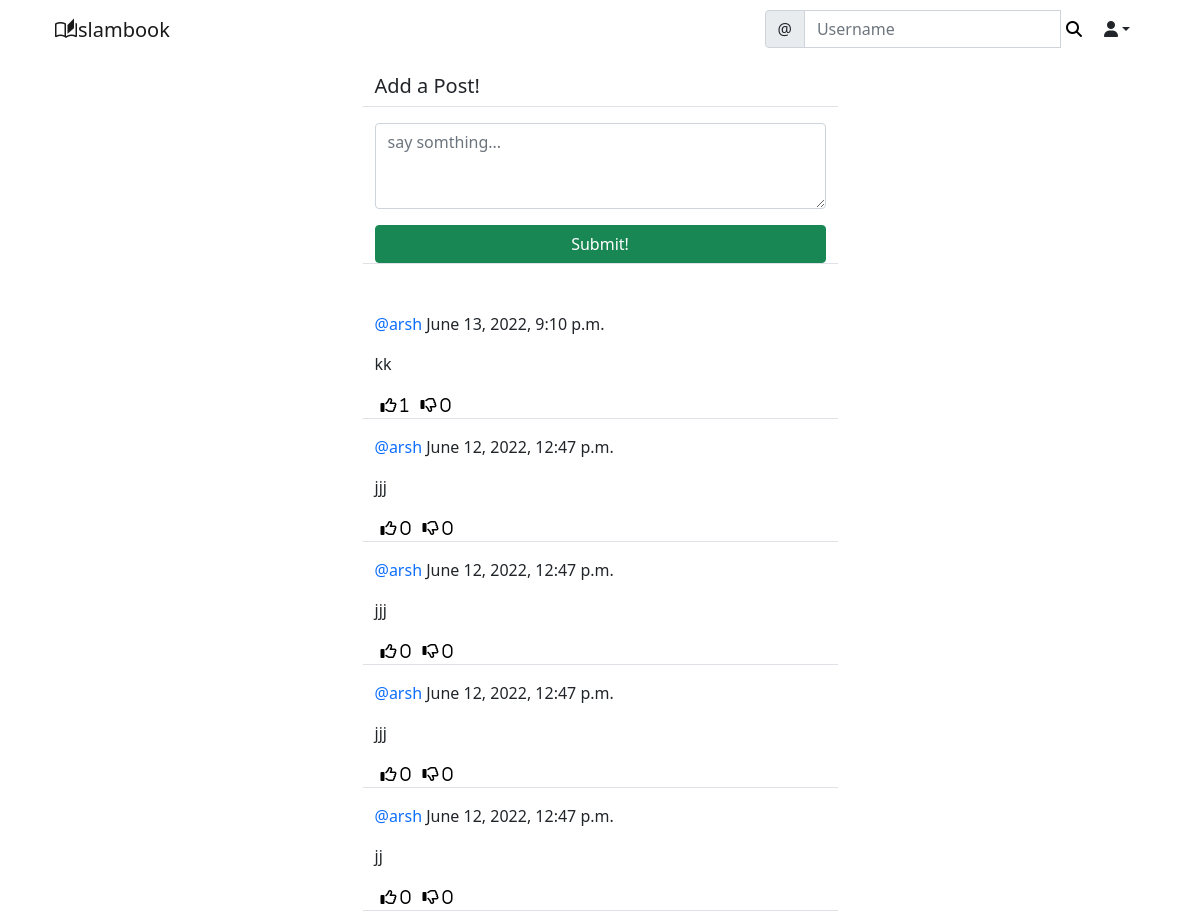
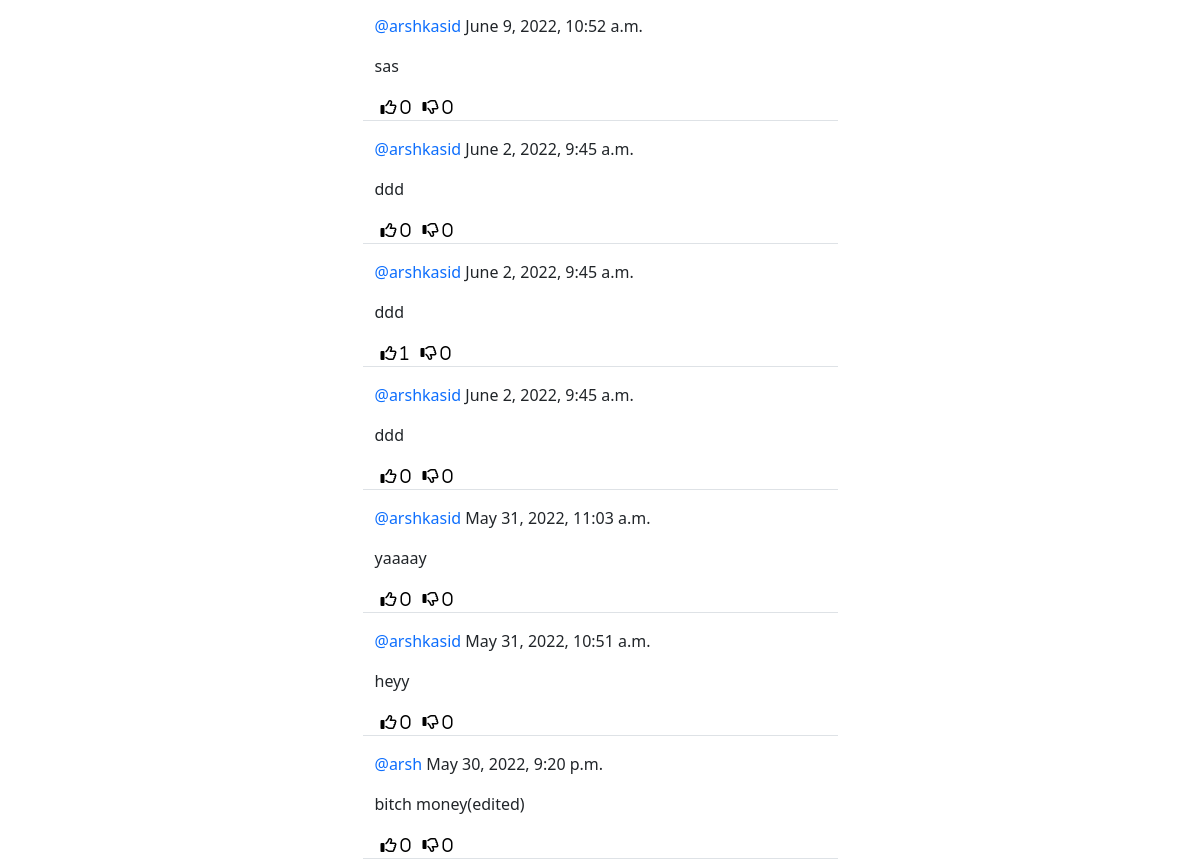
The page /social/ (signed in) on the database its author committed (2 pictures, top to bottom).
### social/models.py (models this page shows)
class Post(models.Model):
    body = models.TextField()
    created_on = models.DateTimeField(default=timezone.now)
    author = models.ForeignKey(User, on_delete=models.CASCADE)
    likes = models.ManyToManyField(User,blank=True,related_name='likes')
    dislikes = models.ManyToManyField(User,blank=True,related_name='dislikes')

### social/views.py (the view, shortened to what this page needs)
# urls.py: path('', PostListView.as_view(), name='post-list'),
class PostListView(LoginRequiredMixin, View):
    def get(self, request, *args, **kwargs):
        posts = Post.objects.all().order_by('-created_on')
        form = PostForm()
        context = {
            'post_list': posts,
            'form': form,
        }
        return render(request, 'social/post_list.html', context)

### social/forms.py
class PostForm(forms.ModelForm):
    body = forms.CharField(label='',widget=forms.Textarea(attrs={
        'rows':'3',
        'placeholder':'say somthing...'
    }))
    class Meta:
        model = Post
        fields = ['body']

### social/templates/social/post_list.html (shortened to what this page needs)
{% extends 'landing/base.html' %}
{% load crispy_forms_tags %}
{% block content %}
<div class="container">
    <div class="row justify-content-center mt-3">
        <div class="col-md-5 col-sm-12 border-bottom">
            <h5>Add a Post!</h5>
        </div>
    </div>
    <div class="row justify-content-center mt-3 mb-5">
        <div class="col-md-5 col-sm-12 border-bottom">
            <form method="POST">
                {{ form | crispy }}
                <div class="d-grid gap-2">
                    <button class="btn btn-success mt-3">Submit!</button>
                </div>
            </form>
        </div>
    </div>
    {% for post in post_list %}
    <div class="row justify-content-center mt-3">
        <div class="col-md-5 col-sm-12 border-bottom position-relative">
            <p><a style="text-decoration: none" class="text-primary" href="{% url 'profile' post.author.profile.pk %}">@{{ post.author }}</a> {{ post.created_on }}</p>
            <div class="position-relative">
                <p>{{ post.body }}</p>
            </div>
            <div class="d-flex flex-row">
                <form method="POST" action="{% url 'like' post.pk %}">
                    <button style="background-color: transparent; border: none; box-shadow: none;" type="submit">
                        <i class="far fa-thumbs-up"> <span>{{ post.likes.all.count }}</span></i>
                    </button>
                </form>
                <form method="POST" action="{% url 'dislike' post.pk %}">
                    <button style="background-color: transparent; border: none; box-shadow: none;" type="submit">
                        <i class="far fa-thumbs-down"> <span>{{ post.dislikes.all.count }}</span></i>
                    </button>
                </form>
                </div>
            </div>
        </div>
    {% endfor %}
    </div>
{% endblock content %}

### rows shown on the page
Post: author "arsh", created_on "June 13, 2022, 9:10 p.m.", body "kk", likes.all.count "1", dislikes.all.count "0"
Post: author "arsh", created_on "June 12, 2022, 12:47 p.m.", body "jjj", likes.all.count "0", dislikes.all.count "0"
Post: author "arsh", created_on "June 12, 2022, 12:47 p.m.", body "jjj", likes.all.count "0", dislikes.all.count "0"
Post: author "arsh", created_on "June 12, 2022, 12:47 p.m.", body "jjj", likes.all.count "0", dislikes.all.count "0"
Post: author "arsh", created_on "June 12, 2022, 12:47 p.m.", body "jj", likes.all.count "0", dislikes.all.count "0"
Post: author "arshkasid", created_on "June 9, 2022, 10:52 a.m.", body "sas", likes.all.count "0", dislikes.all.count "0"
Post: author "arshkasid", created_on "June 2, 2022, 9:45 a.m.", body "ddd", likes.all.count "0", dislikes.all.count "0"
Post: author "arshkasid", created_on "June 2, 2022, 9:45 a.m.", body "ddd", likes.all.count "1", dislikes.all.count "0"
Post: author "arshkasid", created_on "June 2, 2022, 9:45 a.m.", body "ddd", likes.all.count "0", dislikes.all.count "0"
Post: author "arshkasid", created_on "May 31, 2022, 11:03 a.m.", body "yaaaay", likes.all.count "0", dislikes.all.count "0"
Post: author "arshkasid", created_on "May 31, 2022, 10:51 a.m.", body "heyy", likes.all.count "0", dislikes.all.count "0"
Post: author "arsh", created_on "May 30, 2022, 9:20 p.m.", body "bitch money(edited)", likes.all.count "0", dislikes.all.count "0"
